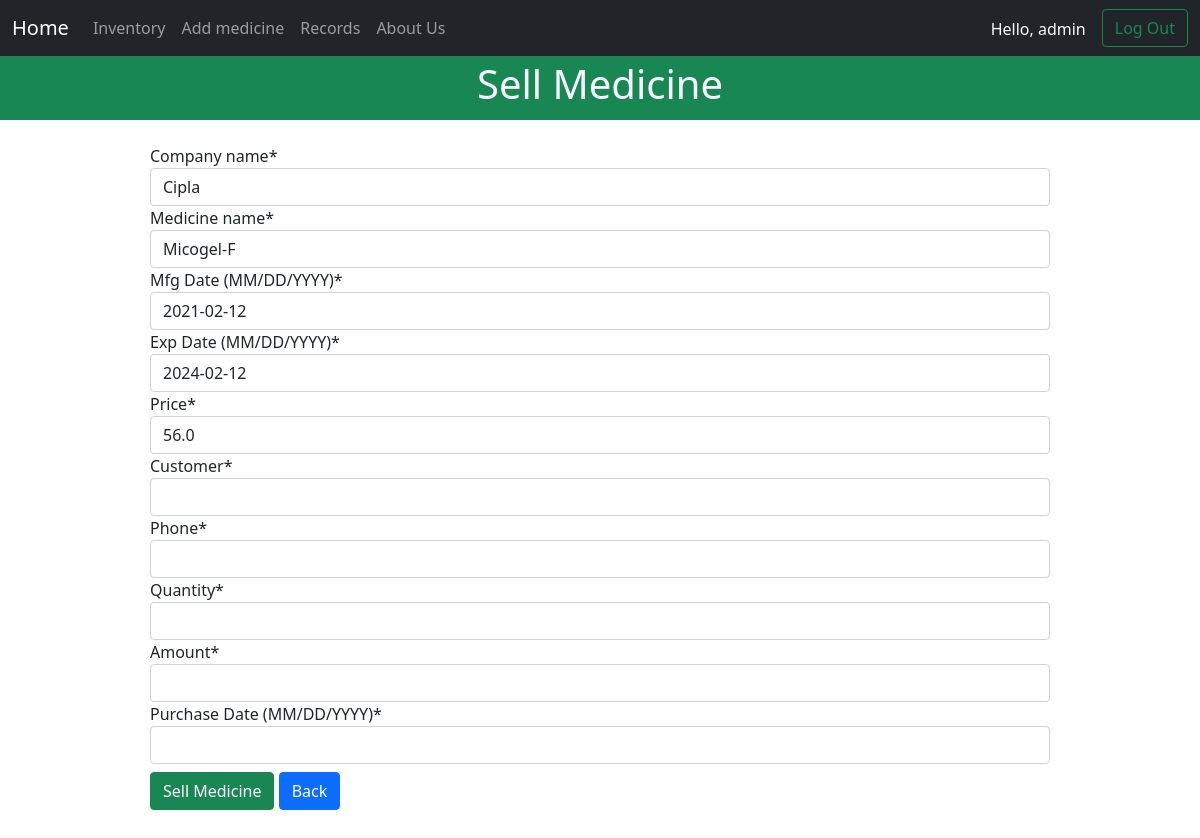
/sellmedicine/1/ (signed in), run on the app's committed database.
### store/models.py (models this page shows, shortened)
class Medicine(models.Model):
    reference_no = models.AutoField
    company_name = models.CharField(max_length=30)
    medicine_name = models.CharField(max_length=50)
    mfg_date = models.DateField("Mfg Date (MM/DD/YYYY)")
    exp_date = models.DateField("Exp Date (MM/DD/YYYY)")
    price = models.FloatField()
    stock = models.IntegerField()

### store/views.py (the view)
# urls.py: path("sellmedicine/<int:id>/", views.sellmedicine, name="SellMedicine"),
@login_required(login_url='Login')
def sellmedicine(request, id):
    if request.method == "POST":
        pi = Medicine.objects.get(pk=id)
        fm = SellMedicineForm(request.POST, instance=pi)
        if fm.is_valid():
            cmp = fm.cleaned_data['company_name']
            med = fm.cleaned_data['medicine_name']
            mfg = fm.cleaned_data['mfg_date']
            exp = fm.cleaned_data['exp_date']
            prc = fm.cleaned_data['price']
            cus = fm.cleaned_data['customer']
            phn = fm.cleaned_data['phone']
            qty = fm.cleaned_data['quantity']
            amt = fm.cleaned_data['amount']
            pdt = fm.cleaned_data['purchase_date']
            reg = Sold(company_name=cmp, medicine_name=med, mfg_date=mfg, exp_date=exp, price=prc, customer=cus, phone=phn, quantity=qty, amount=amt, purchase_date=pdt)
            reg.save()
            item = int(qty)
            pi.stock -= item
            pi.save()
            return redirect('Inventory')
    else:
        pi = Medicine.objects.get(pk=id)
        fm = SellMedicineForm(instance=pi)
    return render(request, 'store/sellmedicine.html', {"form": fm})

### store/forms.py
class SellMedicineForm(forms.ModelForm):
    class Meta:
        model = Sold
        fields = ["company_name", "medicine_name", "mfg_date", "exp_date", "price", "customer", "phone", "quantity", "amount", "purchase_date"]

### store/templates/store/sellmedicine.html (shortened to what this page needs)
{% extends 'store/base.html' %}
{% block body %}
<div class="container-fluid bg-success text-light py-1 text-center">
    <h1>Sell Medicine</h1>
</div>
<div class="container1 my-4 mx-150" style="max-width: 900px; margin: auto;">
    {% load crispy_forms_tags %}
    <form action="" method="POST">
        {{ form|crispy }}
        <input type="submit" class="btn btn-success my-2" value="Sell Medicine">
        <a href="{% url 'Inventory' %}" class="btn btn-primary">Back</a>
    </form>
</div>
{% endblock %}

### store/templates/store/base.html (shortened to what this page needs)
<!doctype html>
<html lang="en">
<head>
    <link href="https://cdn.jsdelivr.net/npm/bootstrap@5.0.0-beta3/dist/css/bootstrap.min.css" rel="stylesheet"
>
</head>
<body>
    <nav class="navbar navbar-expand-lg navbar-dark bg-dark">
        <div class="container-fluid">
            <a class="navbar-brand" href="{% url 'StoreHome' %}">Home</a>
            <div class="collapse navbar-collapse" id="navbarSupportedContent">
                <ul class="navbar-nav me-auto mb-2 mb-lg-0">
                    <li class="nav-item">
                        <a class="nav-link"  href="{% url 'Inventory' %}">Inventory</a>
                    </li>
                    <li class="nav-item">
                        <a class="nav-link" href="{% url 'AddMedicine' %}">Add medicine</a>
                    </li>
                    <li class="nav-item">
                        <a class="nav-link" href="{% url 'Records' %}">Records</a>
                    </li>
                    <li class="nav-item">
                        <a class="nav-link" href="{% url 'AboutUs' %}">About Us</a>
                    </li>
                </ul>
                <form class="d-flex">
                    <span class="text-light font-weight-bold mt-2 mx-3">Hello, {{request.user}}</span>
                    <a class="btn btn-outline-success" href="{% url 'Logout' %}" role="button">Log Out</a>
                </form>
            </div>
        </div>
    </nav>
    {% block body %} {% endblock %}
</body>
</html>

### data on the page
Medicine: company_name "Cipla", medicine_name "Micogel-F", mfg_date "2021-02-12", exp_date "2024-02-12", price "56.0"

### other printed values
{{ request.user }} "admin"
